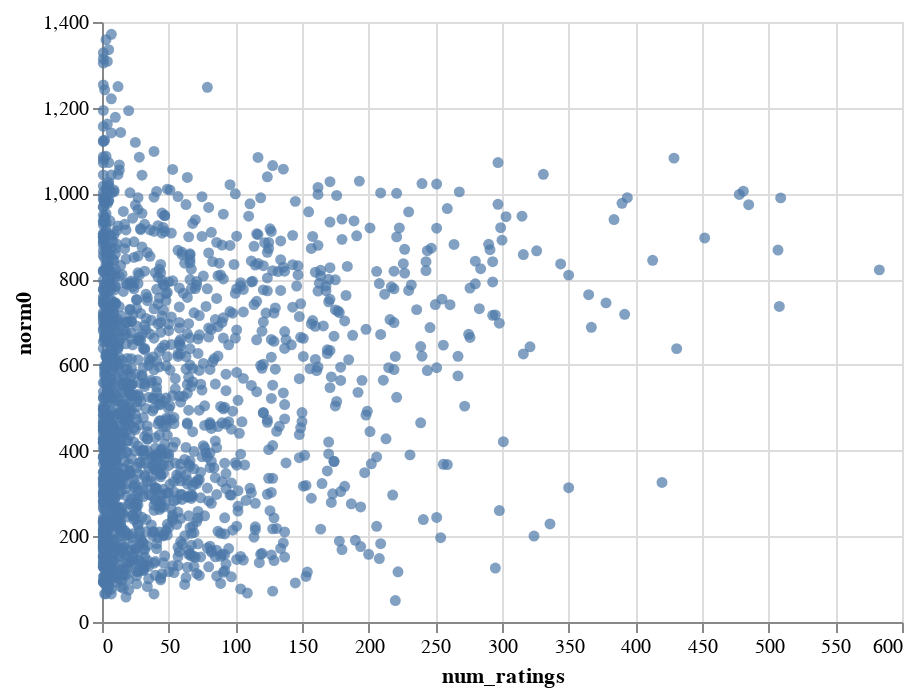

The notebook cell this image was saved under:
### Code cell
movie_embedding_norm([softmax_model])

### Figure 1 — Vega-Lite specification as saved in the notebook (floating-point values rounded to 4 significant figures; data arrays with more than 128 entries replaced by an {"elided": "..."} marker saying what was removed)
{"config": {"view": {"continuousWidth": 400, "continuousHeight": 300}}, "hconcat": [{"layer": [{"mark": "circle", "encoding": {"color": {"condition": {"value": "#4c78a8", "selection": "selector003"}, "value": "lightgray"}, "x": {"type": "quantitative", "field": "num_ratings"}, "y": {"type": "quantitative", "field": "norm0"}}, "selection": {"selector004": {"type": "single", "encodings": ["x", "y"], "on": "mouseover", "nearest": true, "empty": "none"}, "selector003": {"type": "interval"}}}, {"mark": {"type": "text", "align": "center", "dx": 5, "dy": -5}, "encoding": {"text": {"condition": {"type": "nominal", "field": "title", "selection": "selector004"}, "value": ""}, "x": {"type": "quantitative", "field": "num_ratings"}, "y": {"type": "quantitative", "field": "norm0"}}}]}], "data": {"name": "data-bfd74d34baa0b3ce2c3bfa1588dffe2c"}, "$schema": "https://vega.github.io/schema/vega-lite/v4.8.1.json", "datasets": {"data-bfd74d34baa0b3ce2c3bfa1588dffe2c": {"elided": "1682 records"}}}
